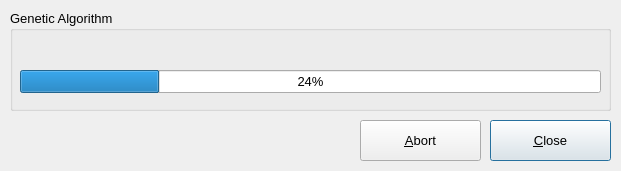
<?xml version="1.0" encoding="UTF-8"?>
<ui version="4.0">
 <class>ProcessingDialog</class>
 <widget class="QDialog" name="ProcessingDialog">
  <property name="geometry">
   <rect>
    <x>0</x>
    <y>0</y>
    <width>621</width>
    <height>171</height>
   </rect>
  </property>
  <property name="sizePolicy">
   <sizepolicy hsizetype="Fixed" vsizetype="Fixed">
    <horstretch>0</horstretch>
    <verstretch>0</verstretch>
   </sizepolicy>
  </property>
  <property name="font">
   <font>
    <pointsize>10</pointsize>
   </font>
  </property>
  <property name="windowTitle">
   <string>Nesting</string>
  </property>
  <widget class="QGroupBox" name="GoutputGraphicsGroup">
   <property name="geometry">
    <rect>
     <x>10</x>
     <y>10</y>
     <width>601</width>
     <height>101</height>
    </rect>
   </property>
   <property name="title">
    <string>Genetic Algorithm</string>
   </property>
   <widget class="QProgressBar" name="GeneticAlgorithmProgress">
    <property name="geometry">
     <rect>
      <x>10</x>
      <y>60</y>
      <width>581</width>
      <height>23</height>
     </rect>
    </property>
    <property name="value">
     <number>24</number>
    </property>
   </widget>
   <widget class="QLabel" name="MessageLabel">
    <property name="geometry">
     <rect>
      <x>10</x>
      <y>30</y>
      <width>561</width>
      <height>16</height>
     </rect>
    </property>
    <property name="text">
     <string/>
    </property>
   </widget>
  </widget>
  <widget class="QPushButton" name="CloseButton">
   <property name="geometry">
    <rect>
     <x>490</x>
     <y>120</y>
     <width>121</width>
     <height>41</height>
    </rect>
   </property>
   <property name="text">
    <string>&amp;Close</string>
   </property>
  </widget>
  <widget class="QPushButton" name="AbortButton">
   <property name="geometry">
    <rect>
     <x>360</x>
     <y>120</y>
     <width>121</width>
     <height>41</height>
    </rect>
   </property>
   <property name="text">
    <string>&amp;Abort</string>
   </property>
  </widget>
 </widget>
 <resources/>
 <connections/>
</ui>
